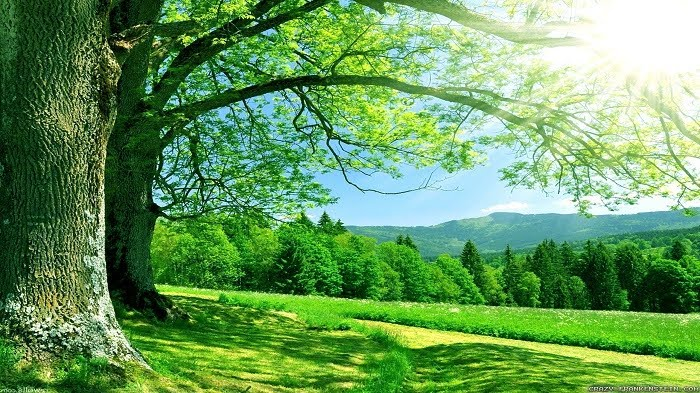
#> input picture lab2/p2.jpg, 700 x 393 px
$ python homework.py
#> lines starting #> are read from the running program, lines starting #| are printed output that depends on the picture
import numpy as np
import cv2

image = cv2.imread('p2.jpg')
#> image is the input picture: shape (393, 700, 3); mean B, G, R 92.7, 154.3, 103.6


(height,width,canel) = image.shape
#> height = 393; width = 700; canel = 3

gauss = (1.0/16) * np.array(
        [[1, 2, 1],
        [2, 4, 2],
        [1, 2, 1]])
sum(sum(gauss))

def gauss_bluer(image):
    img_out = image.copy()
    for i in np.arange(0, height-1):
        for j in np.arange(0, width-1):
            sum = 0
            for k in np.arange(-1, 2):
                for l in np.arange(-1, 2):
                    a = image.item(i+k, j+l)
                    p = gauss[1+k, 1+l]
                    sum = sum + (p * a)
            b = sum
            img_out.itemset((i,j), b)
    return img_out

def mean_fliter(image):
    im = image
    for i in range(0,height-1):
        for j in range(0,width-1):
            convolutional = []
            for k in range(-1, 2):
                for l in range(-1, 2):
                    pix = image.item(i+k, j+l)
                    convolutional.append(pix)
            mean = sum(convolutional)/9
            im[i][j] = int(mean)
    return im

def median_filter(image):
    im = image
    for i in range(0,height-1):
        for j in range(0,width-1):
            neighbors = []
            for k in range(-1, 2):
                for l in range(-1, 2):
                    a = image.item(i+k, j+l)
                    neighbors.append(a)
            neighbors = sorted(neighbors)
            im[i][j] = neighbors[4]
    return im

def bgrtogray(image):
    # blue = [0] 7%# green = [1] 72%# red = [2] 0.299
    grayValue = 0.299 * image[:,:,2] + 0.587 * image[:,:,1] + 0.114 * image[:,:,0]
    # convert uint8 to image gray
    gray_img = grayValue.astype(np.uint8)
    return gray_img

def backwhile(image):
    # blue = [0] 7%# green = [1] 72%# red = [2] 0.299
    # grayValue = 0.299 * image[:,:,2] + 0.587 * image[:,:,1] + 0.114 * image[:,:,0]
    # convert uint8 to image gray
    # gray_img = grayValue.astype(np.uint8)
    img_out = image
    for i in range(0,height-1):
        for j in range(0,width-1):
            # print(image[i,j])
            if image[i,j] > 200:
                img_out[i,j] = 255
            else:
                img_out[i,j] = 0

    return img_out

img = bgrtogray(image)
#> in bgrtogray, `grayValue = 0.299 * image[:,:,2] + 0.587 * image[:,:,1] + 0.114 * imag..`:
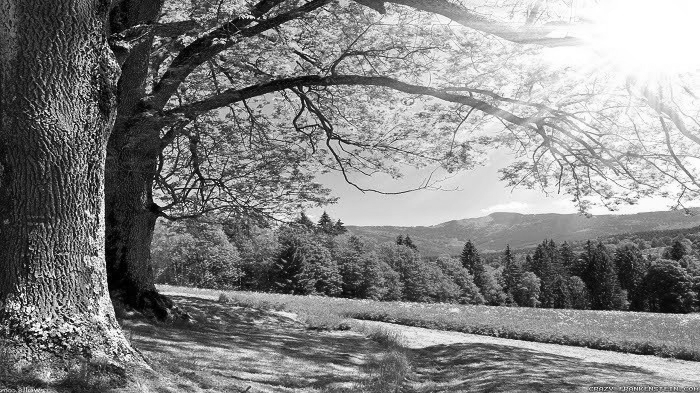
#> grayValue: shape (393, 700) float64; min 0, max 255, mean 132.1
cv2.imshow("gray",img)
cv2.imwrite("gray.jpg",img)

img_gauss = gauss_bluer(img)
#> after the loop in gauss_bluer, `for i in np.arange(0, height-1):`:
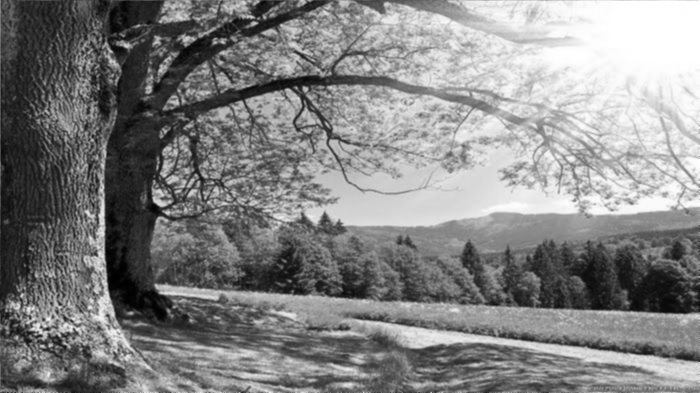
#> img_out: shape (393, 700); min 0, max 255, mean 131.2
cv2.imshow("gauss",img_gauss)
cv2.imwrite("gauss.jpg",img_gauss)

img_mean = mean_fliter(img)
cv2.imshow("mean",img_mean)
cv2.imwrite("mean.jpg",img_mean)

img_median = median_filter(img)
cv2.imshow("median",img_median)
cv2.imwrite("median.jpg",img_median)

bw = backwhile(img)
#> after the loop in backwhile, `for i in range(0,height-1):`:
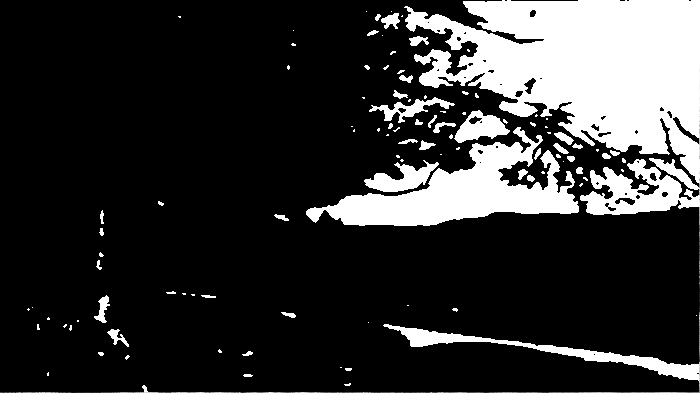
#> img_out: shape (393, 700); min 0, max 255, mean 50.2
cv2.imshow("cc",bw)
cv2.imwrite("median.jpg",bw)

cv2.waitKey(0)
cv2.destroyAllWindows()

$ run again, with lab2/p1.jpg copied over lab2/p2.jpg
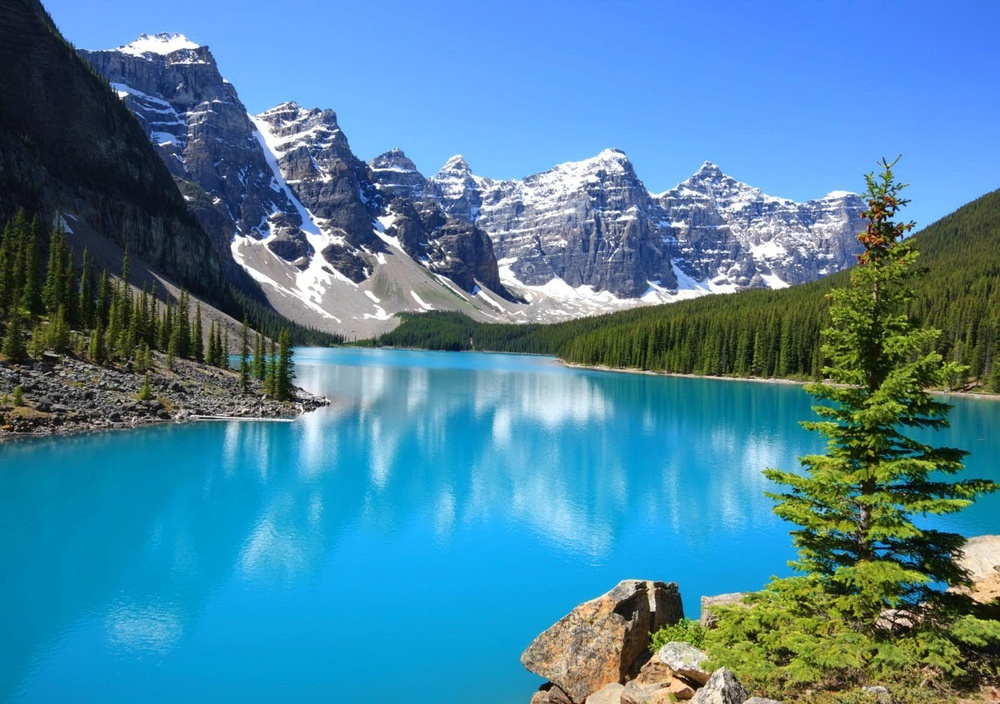
#> input picture lab2/p1.jpg, 1000 x 704 px, shrunk from 1698 x 1195 before the run
#> image is the input picture: shape (704, 1000, 3); mean B, G, R 158.5, 131, 73.6
#> in bgrtogray, `grayValue = 0.299 * image[:,:,2] + 0.587 * image[:,:,1] + 0.114 * imag..`:
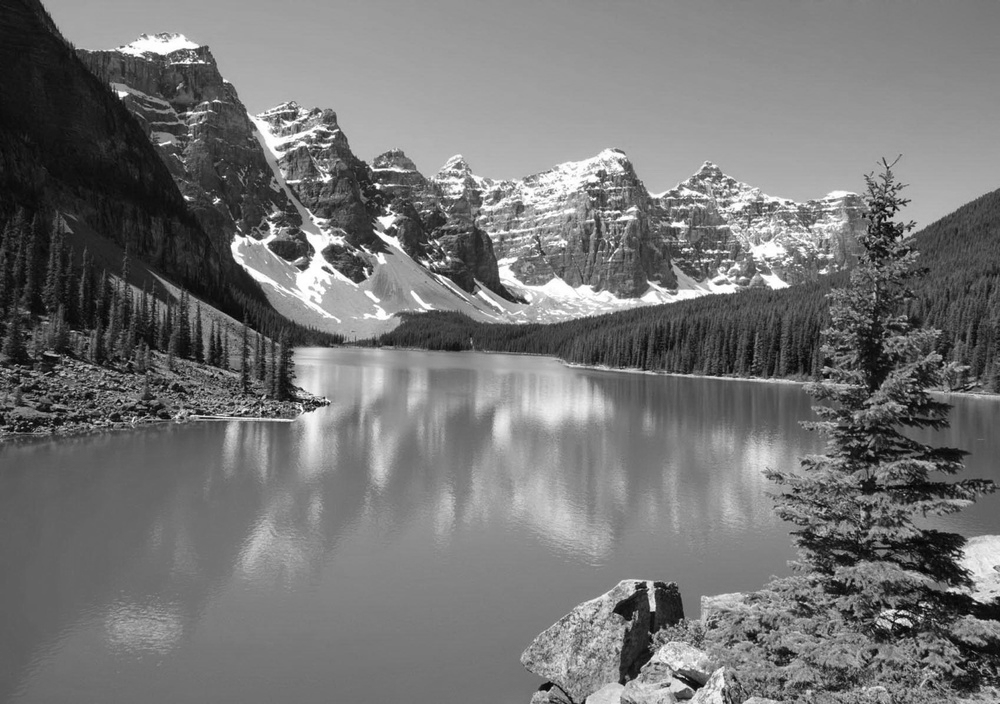
#> grayValue: shape (704, 1000) float64; min 0.299, max 255, mean 117
#> after the loop in backwhile, `for i in range(0,height-1):`:
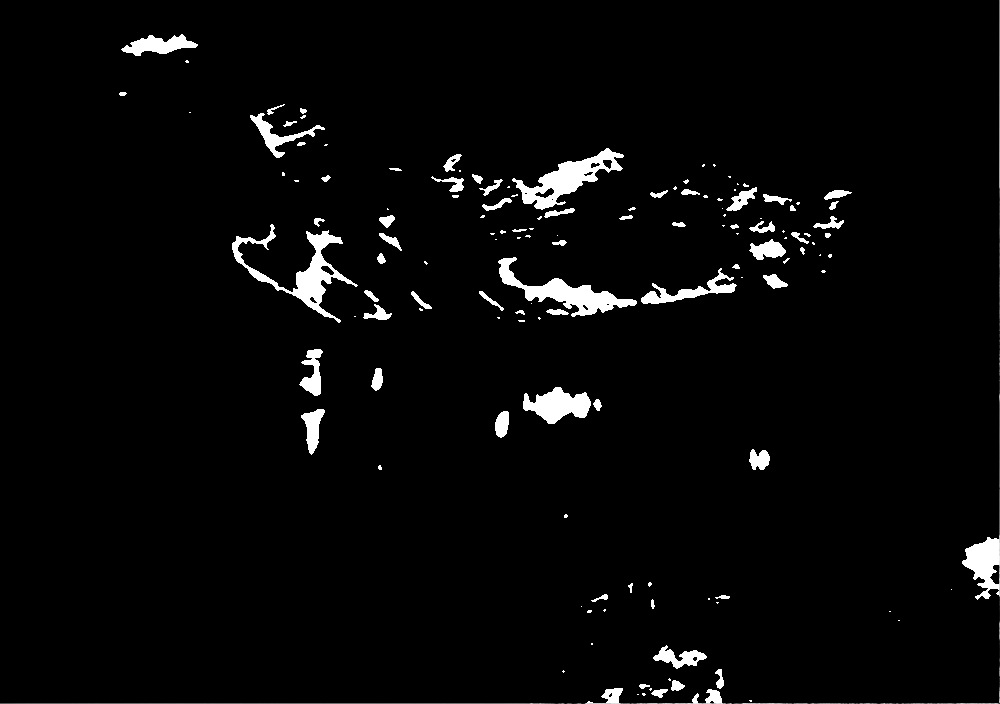
#> img_out: shape (704, 1000); min 0, max 255, mean 7.9

$ run again, with lab2/picture1.jpg copied over lab2/p2.jpg
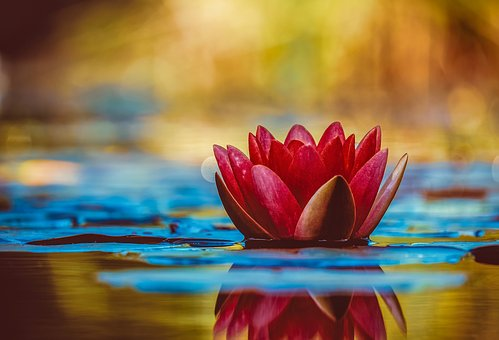
#> input picture lab2/picture1.jpg, 499 x 340 px
#> image is the input picture: shape (340, 499, 3); mean B, G, R 80.4, 109.9, 132.1
#> after the loop in median_filter, `for i in range(0,height-1):`:
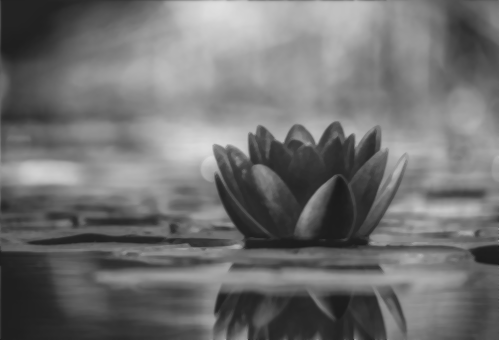
#> im: shape (340, 499); min 26, max 223, mean 111.8
#> after the loop in backwhile, `for i in range(0,height-1):`:
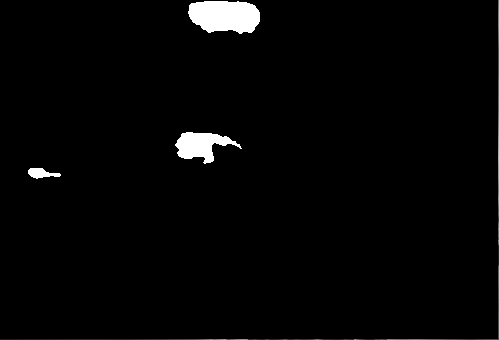
#> img_out: shape (340, 499); min 0, max 255, mean 5.3
